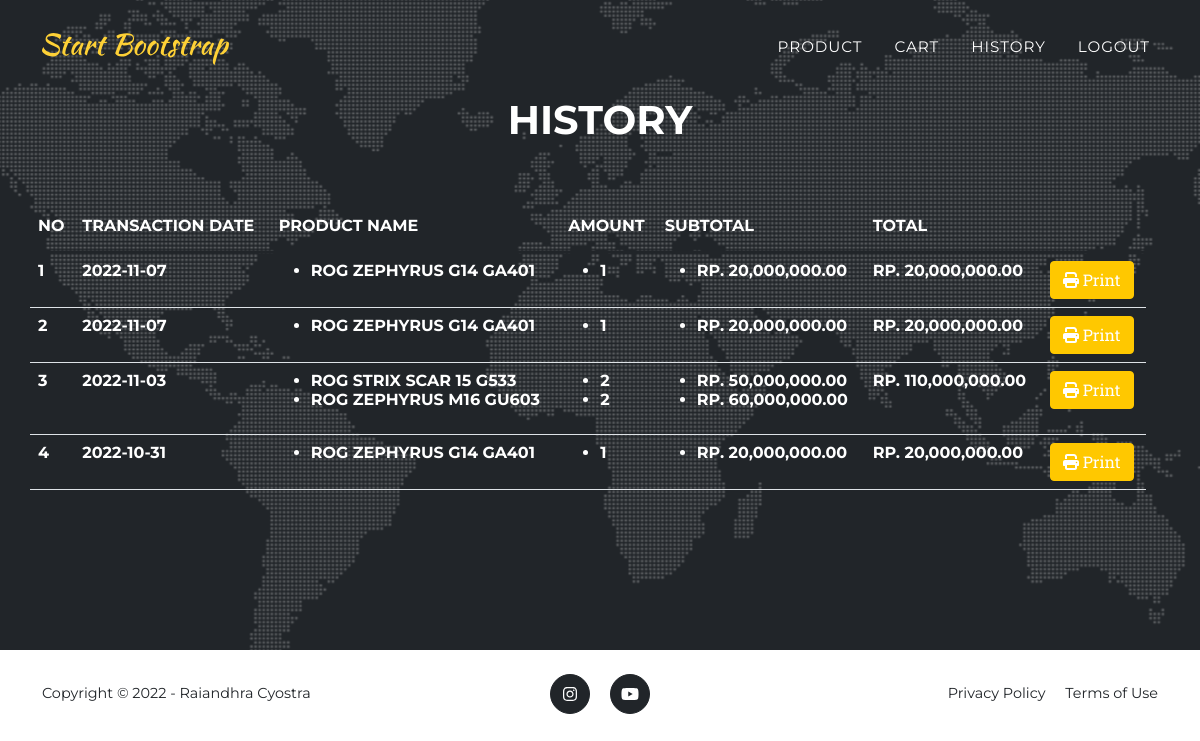
Page /Pelanggan/histori.php (signed in) on the committed database.
### tables this page shows
CREATE TABLE `transaksi` (
  `id_transaksi` int(11) NOT NULL,
  `id_pelanggan` int(11) NOT NULL,
  `id_petugas` int(11) NOT NULL,
  `tgl_transaksi` date NOT NULL
);

CREATE TABLE `produk` (
  `id_produk` int(11) NOT NULL,
  `nama_produk` varchar(100) NOT NULL,
  `deskripsi` text NOT NULL,
  `harga` int(11) NOT NULL,
  `foto_produk` varchar(255) NOT NULL
);

CREATE TABLE `detail_transaksi` (
  `id_detail_transaksi` int(11) NOT NULL,
  `id_transaksi` int(11) NOT NULL,
  `id_produk` int(11) NOT NULL,
  `qty` int(11) NOT NULL,
  `subtotal` int(11) NOT NULL
);

### Pelanggan/histori.php (the view, shortened to what this page needs)
<?php
    include "header.php";
?>
<head>
</head>
<section class="page-section" id="contact">
    <div class="container">
        <div class="text-center">
            <h2 class="section-heading text-uppercase">History</h2>
        </div>
        <div class="row">
            <div class="row align-items-stretch mb-5">
                <table class="table table-hover">
                <thead>
                    <tr>
                        <td><h6 class="section-heading text-uppercase">No</h6></td>
                        <td><h6 class="section-heading text-uppercase">Transaction Date</h6></td>
                        <td><h6 class="section-heading text-uppercase">Product Name</h6></td>
                        <td><h6 class="section-heading text-uppercase">Amount</h6></td>
                        <td><h6 class="section-heading text-uppercase">Subtotal</h6></td>
                        <td><h6 class="section-heading text-uppercase">Total</h6></td>
                        <td><h6 class="section-heading text-uppercase"></h6></td>
                    </tr>
                    </thead>
                    <tbody>
                        <?php
                        $qry_histori=mysqli_query($conn,"select * from transaksi where id_pelanggan='".$_SESSION['id_pelanggan']."' order by id_transaksi desc");
                        $no=0;
                        while($dt_histori=mysqli_fetch_array($qry_histori)){
                            $no++;
                            $produk_dibeli="<ul>";
                            $jumlah="<ul>";
                            $subtotal="<ul>";
                            $total=0;
                            $qry_produk=mysqli_query($conn,"select * from  detail_transaksi join produk on produk.id_produk=detail_transaksi.id_produk where id_transaksi = '".$dt_histori['id_transaksi']."'");
                            while($dt_produk=mysqli_fetch_array($qry_produk)){
                                $produk_dibeli.="<li>".$dt_produk['nama_produk']."</li>";
                                $jumlah.="<li>".$dt_produk['qty']."</li>";
                                $sub=number_format($dt_produk['subtotal'], 2);
                                $subtotal.="<li>Rp. ".$sub."</li>";
                                $total += $dt_produk['subtotal'];
                            }
                            $produk_dibeli.="</ol>";
                            $jumlah.="</ol>";
                            $subtotal.="<ul>";
                            $total2 = number_format($total, 2);
                        ?>
                        <tr>
                            <td><h6 class="section-heading text-uppercase"><?=$no?></h6></td>
                            <td><h6 class="section-heading text-uppercase"><?=$dt_histori['tgl_transaksi']?></h6></td>
                            <td><h6 class="section-heading text-uppercase"><?=$produk_dibeli?></h6></td>
                            <td><h6 class="section-heading text-uppercase"><?=$jumlah?></h6></td>
                            <td><h6 class="section-heading text-uppercase"><?=$subtotal?></h6></td>
                            <td><h6 class="section-heading text-uppercase"><?php echo("Rp. ".$total2); ?></h6></td>
                            <td colspan="2"><a href="laporan.php" class="btn btn-primary" ><i class="fas fa-print"></i> Print</a></td>
                        </tr>
                        <?php } ?>
                    </tbody>
                </table>
            </div>
        </div>
    </div>
</section>
<?php
    include "footer.php";
?>

### rows in the picture
transaksi: tgl_transaksi "2022-11-07", produk.nama_produk "ROG ZEPHYRUS G14 GA401", detail_transaksi.qty "1", detail_transaksi.subtotal "20,000,000.00", total2 "20,000,000.00"
transaksi: tgl_transaksi "2022-11-07", produk.nama_produk "ROG ZEPHYRUS G14 GA401", detail_transaksi.qty "1", detail_transaksi.subtotal "20,000,000.00", total2 "20,000,000.00"
transaksi: tgl_transaksi "2022-11-03", produk.nama_produk "ROG STRIX SCAR 15 G533 ROG ZEPHYRUS M16 GU603", detail_transaksi.qty "2 2", detail_transaksi.subtotal "50,000,000.00 60,000,000.00", total2 "110,000,000.00"
transaksi: tgl_transaksi "2022-10-31", produk.nama_produk "ROG ZEPHYRUS G14 GA401", detail_transaksi.qty "1", detail_transaksi.subtotal "20,000,000.00", total2 "20,000,000.00"
